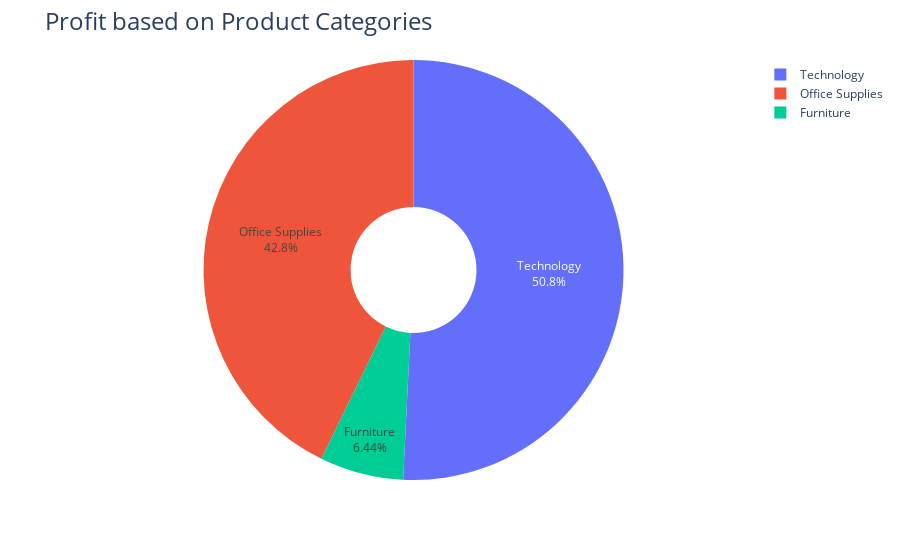

This figure's notebook cell:
### Markdown cell above
### Q.5 Analyze the profit by category and sub-Categories

### Code cell
profit_by_cat = df.groupby('Category')['Profit'].sum().reset_index()
fig = px.pie(profit_by_cat,
             names='Category',
             values='Profit',
             hole=0.3
            )

fig.update_traces(textposition='inside', textinfo='percent+label')
fig.update_layout(title_text='Profit based on Product Categories', title_font=dict(size=24))
fig.show()

### Figure 1 — Plotly figure (JSON) as saved in the notebook; plotly's stock layout.template omitted (floating-point values rounded to 4 significant figures)
{"data": [{"domain": {"x": [0, 1], "y": [0, 1]}, "hole": 0.3, "hovertemplate": "Category=%{label}<br>Profit=%{value}<extra></extra>", "labels": ["Furniture", "Office Supplies", "Technology"], "legendgroup": "", "name": "", "showlegend": true, "textinfo": "percent+label", "textposition": "inside", "type": "pie", "values": [18450.0, 122500.0, 145500.0]}], "layout": {"autosize": true, "legend": {"tracegroupgap": 0}, "margin": {"t": 60}, "title": {"font": {"size": 24}, "text": "Profit based on Product Categories"}}}
